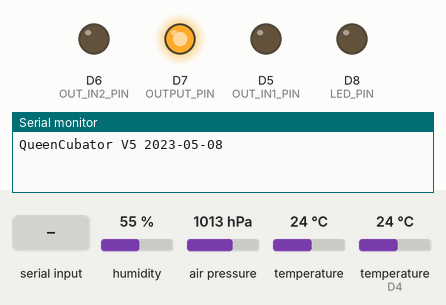
This sketch was run on a simulated ESP8266 (NodeMCU). Shown: output pins drawn as LEDs (lit = HIGH), the last lines printed to the serial monitor. The inputs (shaded band) are chosen by the test bench; at power-on: temperature (sensor on D4) 24 °C, humidity 55 %, air pressure 1013 hPa, temperature 24 °C. WiFi joins after 1.5 s; servers stay silent unless stated.

Above: at 1.2 s.
1.3 s: temperature (sensor on D4) set to 29.3 °C
2.9 s: temperature (sensor on D4) set to 30.3 °C
At 4.2 s:
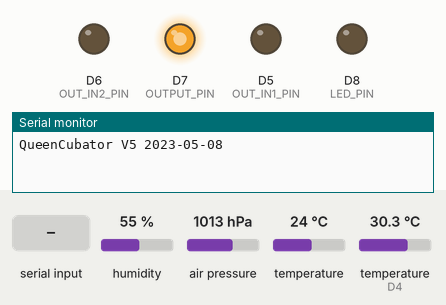
4.9 s: "stop" received over Serial
At 8.1 s:
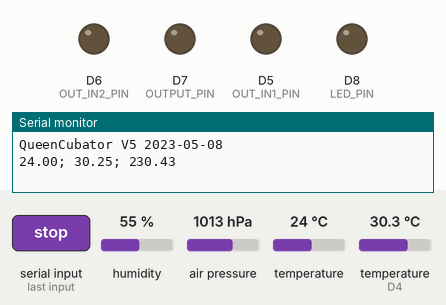
8.4 s: "run" received over Serial
12.3 s: temperature (sensor on D4) set to 33 °C
At 14.2 s:
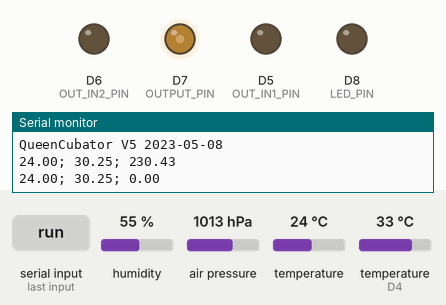
15.4 s: temperature (sensor on D4) set to 41 °C
At 16.9 s:
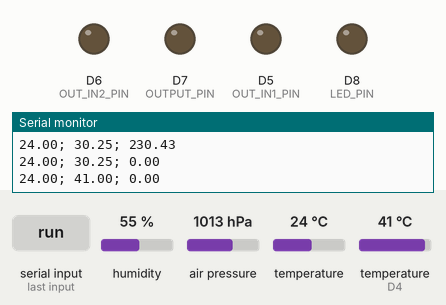
Timing chart, 0 to 18.2 s (numbered marks = the images above; inputs shaded):
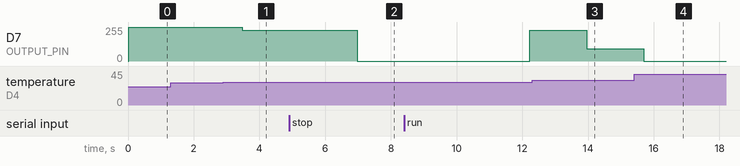

The sketch:

QueenCubator.ino
```cpp
// queen cubator by matthias engelbracht

#include "ThingSpeak.h"
#include "secrets.h"
#include "DHT.h"
#include <DallasTemperature.h>
#include <ESP8266WiFi.h>
#include <AutoPID.h>
#include <OneWire.h>
#include <SPI.h>
#include <Adafruit_Sensor.h>
#include <Adafruit_BME280.h>

//pins
#define OUT_IN1_PIN D5
#define OUT_IN2_PIN D6
#define POT_PIN A0
#define OUTPUT_PIN D7
#define LED_PIN D8
#define ONE_WIRE_BUS D4

#define TEMP_READ_DELAY 100 //can only read digital temp sensor every ~750ms

//pid settings and gains
#define OUTPUT_MIN 0
#define OUTPUT_MAX 255
#define KP 50
#define KI 0.02
#define KD 0

unsigned long myChannelNumber = SECRET_CH_ID;
const char * myWriteAPIKey = SECRET_WRITE_APIKEY;
char ssid[] = SECRET_SSID;
char pass[] = SECRET_PASS;
int keyIndex = 0;

WiFiClient  client;

float kp = KP, ki = KI, kd = KD;

double temperature, temperature2, pressure, humidity, setPoint, outputVal;
bool heatRelayState = false;
bool temperaturAtSetPoint = false;
float pulseValue = 0;

Adafruit_BME280 bme;

//input/output variables passed by reference, so they are updated automatically
AutoPID temperaturPID(&temperature2, &setPoint, &outputVal, OUTPUT_MIN, OUTPUT_MAX, kp, ki, kd);

//unsigned long lastTempUpdate ; //tracks clock time of last temp update
unsigned long lastTime, lastThingsspeakUpdate, lastTempUpdate, thisTime = millis();
bool pidRun = true;

OneWire oneWire(ONE_WIRE_BUS);
DallasTemperature sensors(&oneWire);

void setup() {
  Serial.begin(9600);
  Serial.println("QueenCubator V5 2023-05-08");

  unsigned bmeStatus;

  bmeStatus = bme.begin(0x76);
  if (!bmeStatus) {
    Serial.println("Could not find a valid BME280 sensor, check wiring, address, sensor ID!");
    Serial.print("SensorID was: 0x"); Serial.println(bme.sensorID(), 16);
    while (1) delay(10);
  }

  sensors.begin();

  pinMode(OUT_IN1_PIN, OUTPUT);
  pinMode(OUT_IN2_PIN, OUTPUT);
  pinMode(POT_PIN, INPUT);
  pinMode(OUTPUT_PIN, OUTPUT);
  pinMode(LED_PIN, OUTPUT);

  WiFi.mode(WIFI_STA);
  ThingSpeak.begin(client);
  WiFi.begin(ssid, pass);
  //temperaturPID.setTimeStep(4000);
  temperaturPID.setBangBang(30, 37);
}

void readSensor() {
  if ((millis() - lastTempUpdate) > TEMP_READ_DELAY) {
    temperature = bme.readTemperature();
    pressure = (bme.readPressure() / 100.0F);
    humidity = bme.readHumidity();
    //printSensorValues();

    sensors.requestTemperatures();
    temperature2 = sensors.getTempCByIndex(0);

    lastTempUpdate = millis();
  }
}

void loop() {
  if (Serial.available() > 0 ) {
    String str = Serial.readString();
    if (str.indexOf("run") > -1) {
      pidRun = true;
    }
    if (str.indexOf("stop") > -1) {
      pidRun = false;
      outputVal = 0;
      heatRelayState = false;
    }
  }

  readSensor();

  setPoint = 34.85; // set cubator temperatur

  if (pidRun == true) {
    temperaturPID.run(); //call every loop, updates automatically at certain time interval
  }
  else
  {
    temperaturPID.stop(); //call every loop, updates automatically at certain time interval
  }

  thisTime = millis();

  if (thisTime - lastTime > 5000) {
    Serial.print(temperature);
    Serial.print("; ");
    Serial.print(temperature2);
    Serial.print("; ");
    Serial.println(outputVal);
    lastTime = thisTime;
  }

  if (pidRun and (thisTime - lastThingsspeakUpdate > 30000)) {
    // Connect or reconnect to WiFi
    if (WiFi.status() != WL_CONNECTED) {
      Serial.print("Attempting to connect to SSID: ");
      Serial.println(SECRET_SSID);
      WiFi.begin(ssid, pass);
    }
    if (WiFi.status() == WL_CONNECTED) {
      //Serial.println("\nConnected.");

      if (not isnan(temperature)) {
        ThingSpeak.setField(1, float(temperature));
      }
      if (not isnan(temperature2)) {
        ThingSpeak.setField(4, float(temperature2));
      }
      if (not isnan(humidity)) {
        ThingSpeak.setField(2, float(humidity));
      }
      if (not isnan(outputVal)) {
        ThingSpeak.setField(3, float(outputVal));
      }

      int httpCode = ThingSpeak.writeFields(myChannelNumber, myWriteAPIKey);

      if (httpCode == 200) {
        //Serial.println("Channels write successful.");
      }
      else {
        Serial.println("Problem writing to channel. HTTP error code " + String(httpCode));
      }
      client.stop();
    }
    lastThingsspeakUpdate = thisTime;
  }
  analogWrite(OUTPUT_PIN, outputVal);

  temperaturAtSetPoint = temperaturPID.atSetPoint(1);
  digitalWrite(LED_PIN, temperaturAtSetPoint);
}
```

secrets.h
```cpp
// Use this file to store all of the private credentials
// and connection details

#define SECRET_SSID "MySSID"           // replace MySSID with your WiFi network name
#define SECRET_PASS "MyPassword"       // replace MyPassword with your WiFi password

#define SECRET_CH_ID 0000000           // replace 0000000 with your channel number
#define SECRET_WRITE_APIKEY "XYZ"      // replace XYZ with your channel write API Key
```

Measured:
- after the input at 1.3 s, every drawn part: stays the same
- after the input at 2.9 s, D7 (OUTPUT_PIN): 255/255 → 230/255 after 0.58 s
- after the input at 4.9 s, D7 (OUTPUT_PIN): 230/255 → 0/255 after 2.1 s
- after the input at 8.4 s, D7 (OUTPUT_PIN): 0/255 → 230/255 after 3.8 s
- after the input at 12.3 s, D7 (OUTPUT_PIN): 230/255 → 92/255 after 1.7 s
- after the input at 15.4 s, D7 (OUTPUT_PIN): 92/255 → 0/255 after 0.30 s
